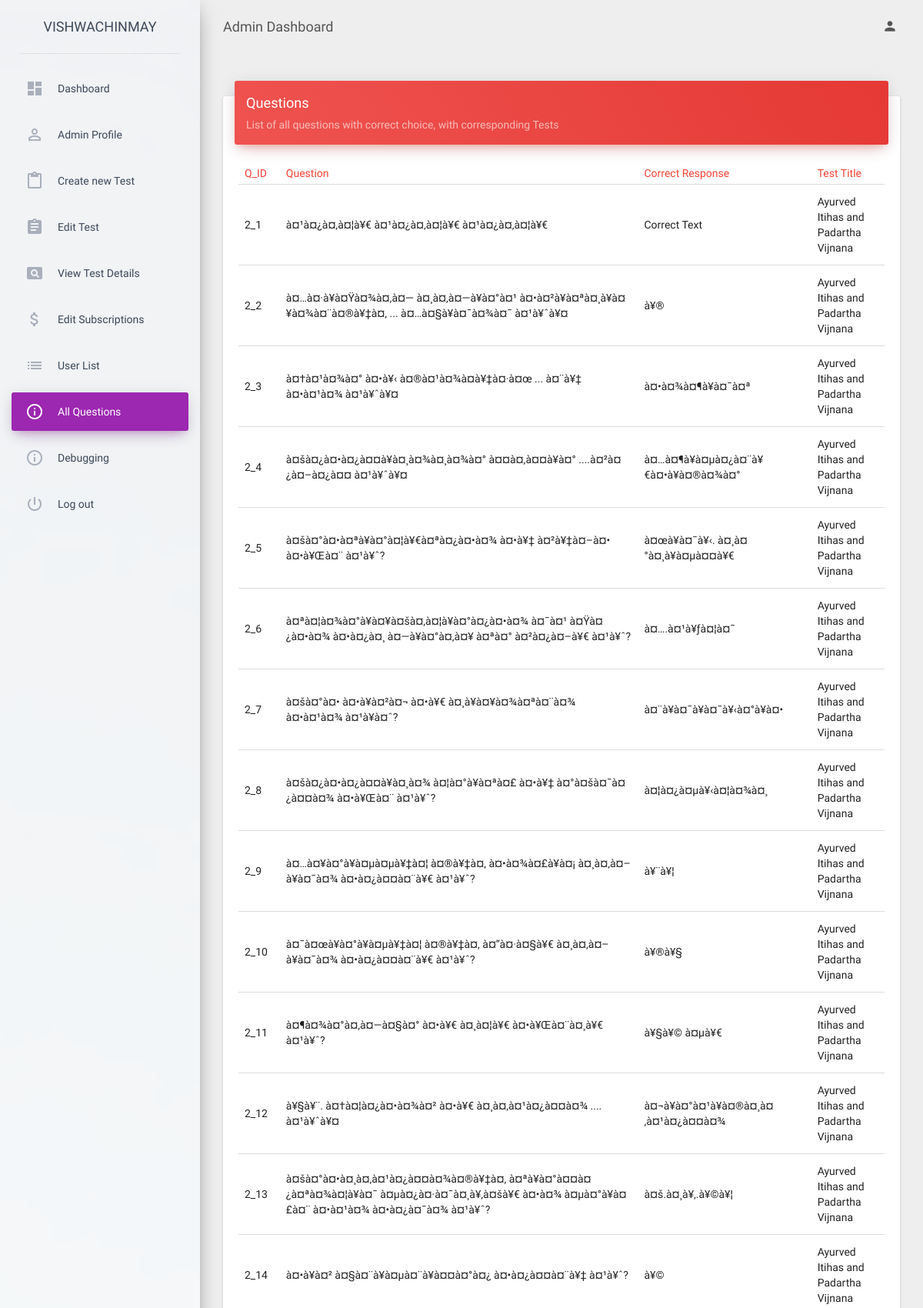
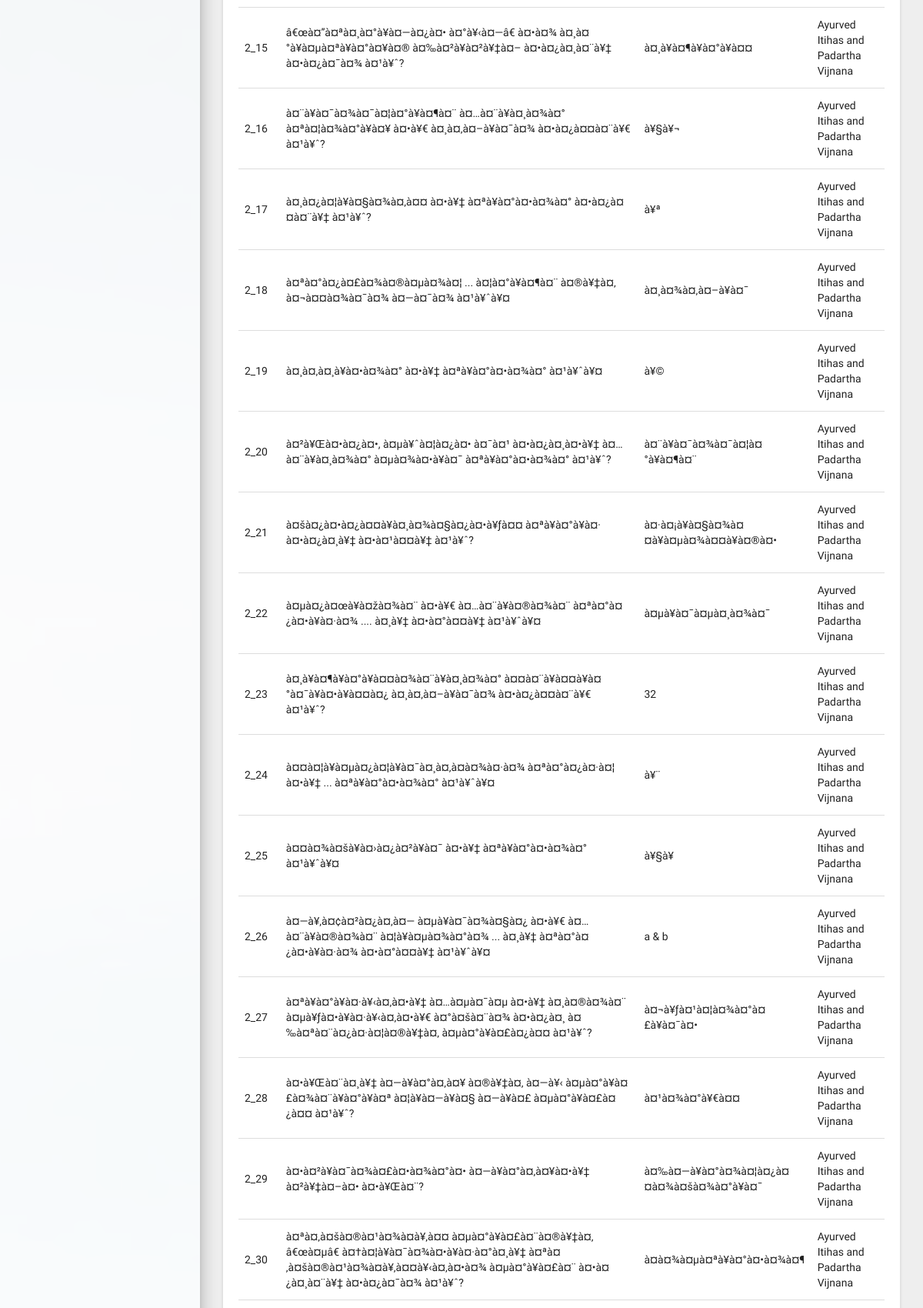
Screenshot of /admin/admin_home/questions.php (signed in, upper part) with the database file from the repository (2 pictures, top to bottom).
### tables this page shows
CREATE TABLE IF NOT EXISTS `questions` (
  `question_title` longtext NOT NULL,
  `opt_A` varchar(128) NOT NULL,
  `opt_B` varchar(128) NOT NULL,
  `opt_C` varchar(128) NOT NULL,
  `opt_D` varchar(128) NOT NULL,
  `correct_choice_text` varchar(128) NOT NULL,
  `correct_choice_index` varchar(4) NOT NULL DEFAULT '',
  `ans_description` varchar(256) NOT NULL,
  `q_id` varchar(11) NOT NULL,
  `test_title` varchar(256) NOT NULL,
  `id_no` int(10) NOT NULL AUTO_INCREMENT,
  `sr_no` int(11) DEFAULT NULL,
  PRIMARY KEY (`id_no`)
);

### admin/admin_home/helpers/admin_sql_functions.php (the view, shortened to what this page needs)
<?php
    function getAllQuestions($conn, $limit){
        $sql = mysqli_query($conn,"SELECT * FROM questions ORDER BY test_title LIMIT $limit");
        if (mysqli_num_rows($sql) > -1) {
            while ($row = mysqli_fetch_assoc($sql)) {
                echo '<tr>';
                echo '<td>' .$row['q_id']. '</td>';
                echo '<td>' .$row['question_title']. '</td>';
                echo '<td>' .$row['correct_choice_text']. '</td>';
                echo '<td>' .$row['test_title']. '</td>';
                echo '</tr>';
            }
        }
    }
?>

### rows the page displays
questions: q "2_1", question_title "à¤¹à¤¿à¤‚à¤¦à¥€ à¤¹à¤¿à¤‚à¤¦à¥€ à¤¹à¤¿à¤‚à¤¦à¥€", correct_choice_text "Correct Text", test_title "Ayurved Itihas and Padartha Vijnana"
questions: q "2_2", question_title "à¤…à¤·à¥à¤Ÿà¤¾à¤‚à¤— à¤¸à¤‚à¤—à¥à¤°à¤¹ à¤•à¤²à¥à¤ªà¤¸à¥à¤¥à¤¾à¤¨à¤®à¥‡à¤‚ ... à¤…à¤§à¥à¤¯à¤¾à¤¯ à¤¹à¥ˆà¥¤", correct_choice_text "à¥®", test_title "Ayurved Itihas and Padartha Vijnana"
questions: q "2_3", question_title "à¤†à¤¹à¤¾à¤° à¤•à¥‹ à¤®à¤¹à¤¾à¤­à¥‡à¤·à¤œ ... à¤¨à¥‡ à¤•à¤¹à¤¾ à¤¹à¥ˆà¥¤", correct_choice_text "à¤•à¤¾à¤¶à¥à¤¯à¤ª", test_title "Ayurved Itihas and Padartha Vijnana"
questions: q "2_4", question_title "à¤šà¤¿à¤•à¤¿à¤¤à¥à¤¸à¤¾à¤¸à¤¾à¤° à¤¤à¤‚à¤¤à¥à¤° ....à¤²à¤¿à¤–à¤¿à¤¤ à¤¹à¥ˆà¥¤", correct_choice_text "à¤…à¤¶à¥à¤µà¤¿à¤¨à¥€à¤•à¥à¤®à¤¾à¤°", test_title "Ayurved Itihas and Padartha Vijnana"
questions: q "2_5", question_title "à¤šà¤°à¤•à¤ªà¥à¤°à¤¦à¥€à¤ªà¤¿à¤•à¤¾ à¤•à¥‡ à¤²à¥‡à¤–à¤• à¤•à¥Œà¤¨ à¤¹à¥ˆ?", correct_choice_text "à¤œà¥à¤¯à¥‹. à¤¸à¤°à¤¸à¥à¤µà¤¤à¥€", test_title "Ayurved Itihas and Padartha Vijnana"
questions: q "2_6", question_title "à¤ªà¤¦à¤¾à¤°à¥à¤¥à¤šà¤‚à¤¦à¥à¤°à¤¿à¤•à¤¾ à¤¯à¤¹ à¤Ÿà¤¿à¤•à¤¾ à¤•à¤¿à¤¸ à¤—à¥à¤°à¤‚à¤¥ à¤ªà¤° à¤²à¤¿à¤–à¥€ à¤¹à¥ˆ?", correct_choice_text "à¤….à¤¹à¥ƒà¤¦à¤¯", test_title "Ayurved Itihas and Padartha Vijnana"
questions: q "2_7", question_title "à¤šà¤°à¤• à¤•à¥à¤²à¤¬ à¤•à¥€ à¤¸à¥à¤¥à¤¾à¤ªà¤¨à¤¾ à¤•à¤¹à¤¾ à¤¹à¥à¤ˆ?", correct_choice_text "à¤¨à¥à¤¯à¥à¤¯à¥‹à¤°à¥à¤•", test_title "Ayurved Itihas and Padartha Vijnana"
questions: q "2_8", question_title "à¤šà¤¿à¤•à¤¿à¤¤à¥à¤¸à¤¾ à¤¦à¤°à¥à¤ªà¤£ à¤•à¥‡ à¤°à¤šà¤¯à¤¿à¤¤à¤¾ à¤•à¥Œà¤¨ à¤¹à¥ˆ?", correct_choice_text "à¤¦à¤¿à¤µà¥‹à¤¦à¤¾à¤¸", test_title "Ayurved Itihas and Padartha Vijnana"
questions: q "2_9", question_title "à¤…à¤¥à¤°à¥à¤µà¤µà¥‡à¤¦ à¤®à¥‡à¤‚ à¤•à¤¾à¤£à¥à¤¡ à¤¸à¤‚à¤–à¥à¤¯à¤¾ à¤•à¤¿à¤¤à¤¨à¥€ à¤¹à¥ˆ?", correct_choice_text "à¥¨à¥¦", test_title "Ayurved Itihas and Padartha Vijnana"
questions: q "2_10", question_title "à¤¯à¤œà¥à¤°à¥à¤µà¥‡à¤¦ à¤®à¥‡à¤‚ à¤”à¤·à¤§à¥€ à¤¸à¤‚à¤–à¥à¤¯à¤¾ à¤•à¤¿à¤¤à¤¨à¥€ à¤¹à¥ˆ?", correct_choice_text "à¥®à¥§", test_title "Ayurved Itihas and Padartha Vijnana"
questions: q "2_11", question_title "à¤¶à¤¾à¤°à¤‚à¤—à¤§à¤° à¤•à¥€ à¤¸à¤¦à¥€ à¤•à¥Œà¤¨à¤¸à¥€ à¤¹à¥ˆ?", correct_choice_text "à¥§à¥© à¤µà¥€", test_title "Ayurved Itihas and Padartha Vijnana"
questions: q "2_12", question_title "à¥§à¥¨. à¤†à¤¦à¤¿à¤•à¤¾à¤² à¤•à¥€ à¤¸à¤‚à¤¹à¤¿à¤¤à¤¾ .... à¤¹à¥ˆà¥¤", correct_choice_text "à¤¬à¥à¤°à¤¹à¥à¤®à¤¸à¤‚à¤¹à¤¿à¤¤à¤¾", test_title "Ayurved Itihas and Padartha Vijnana"
questions: q "2_13", question_title "à¤šà¤°à¤•à¤¸à¤‚à¤¹à¤¿à¤¤à¤¾à¤®à¥‡à¤‚ à¤ªà¥à¤°à¤¤à¤¿à¤ªà¤¾à¤¦à¥à¤¯ à¤µà¤¿à¤·à¤¯à¤¸à¥‚à¤šà¥€ à¤•à¤¾ à¤µà¤°à¥à¤£à¤¨ à¤•à¤¹à¤¾ à¤•à¤¿à¤¯à¤¾ à¤¹à¥ˆ?", correct_choice_text "à¤š.à¤¸à¥‚.à¥©à¥¦", test_title "Ayurved Itihas and Padartha Vijnana"
questions: q "2_14", question_title "à¤•à¥à¤² à¤§à¤¨à¥à¤µà¤¨à¥à¤¤à¤°à¤¿ à¤•à¤¿à¤¤à¤¨à¥‡ à¤¹à¥ˆ?", correct_choice_text "à¥©", test_title "Ayurved Itihas and Padartha Vijnana"
questions: q "2_15", question_title "â€œà¤”à¤ªà¤¸à¤°à¥à¤—à¤¿à¤• à¤°à¥‹à¤—â€ à¤•à¤¾ à¤¸à¤°à¥à¤µà¤ªà¥à¤°à¤¥à¤® à¤‰à¤²à¥à¤²à¥‡à¤– à¤•à¤¿à¤¸à¤¨à¥‡ à¤•à¤¿à¤¯à¤¾ à¤¹à¥ˆ?", correct_choice_text "à¤¸à¥à¤¶à¥à¤°à¥à¤¤", test_title "Ayurved Itihas and Padartha Vijnana"
questions: q "2_16", question_title "à¤¨à¥à¤¯à¤¾à¤¯à¤¦à¤°à¥à¤¶à¤¨ à¤…à¤¨à¥à¤¸à¤¾à¤° à¤ªà¤¦à¤¾à¤°à¥à¤¥ à¤•à¥€ à¤¸à¤‚à¤–à¥à¤¯à¤¾ à¤•à¤¿à¤¤à¤¨à¥€ à¤¹à¥ˆ?", correct_choice_text "à¥§à¥¬", test_title "Ayurved Itihas and Padartha Vijnana"
questions: q "2_17", question_title "à¤¸à¤¿à¤¦à¥à¤§à¤¾à¤‚à¤¤ à¤•à¥‡ à¤ªà¥à¤°à¤•à¤¾à¤° à¤•à¤¿à¤¤à¤¨à¥‡ à¤¹à¥ˆ?", correct_choice_text "à¥ª", test_title "Ayurved Itihas and Padartha Vijnana"
questions: q "2_18", question_title "à¤ªà¤°à¤¿à¤£à¤¾à¤®à¤µà¤¾à¤¦ ... à¤¦à¤°à¥à¤¶à¤¨ à¤®à¥‡à¤‚ à¤¬à¤¤à¤¾à¤¯à¤¾ à¤—à¤¯à¤¾ à¤¹à¥ˆà¥¤", correct_choice_text "à¤¸à¤¾à¤‚à¤–à¥à¤¯", test_title "Ayurved Itihas and Padartha Vijnana"
questions: q "2_19", question_title "à¤¸à¤‚à¤¸à¥à¤•à¤¾à¤° à¤•à¥‡ à¤ªà¥à¤°à¤•à¤¾à¤° à¤¹à¥ˆà¥¤", correct_choice_text "à¥©", test_title "Ayurved Itihas and Padartha Vijnana"
questions: q "2_20", question_title "à¤²à¥Œà¤•à¤¿à¤•, à¤µà¥ˆà¤¦à¤¿à¤• à¤¯à¤¹ à¤•à¤¿à¤¸à¤•à¥‡ à¤…à¤¨à¥à¤¸à¤¾à¤° à¤µà¤¾à¤•à¥à¤¯ à¤ªà¥à¤°à¤•à¤¾à¤° à¤¹à¥ˆ?", correct_choice_text "à¤¨à¥à¤¯à¤¾à¤¯à¤¦à¤°à¥à¤¶à¤¨", test_title "Ayurved Itihas and Padartha Vijnana"
questions: q "2_21", question_title "à¤šà¤¿à¤•à¤¿à¤¤à¥à¤¸à¤¾à¤§à¤¿à¤•à¥ƒà¤¤ à¤ªà¥à¤°à¥à¤· à¤•à¤¿à¤¸à¥‡ à¤•à¤¹à¤¤à¥‡ à¤¹à¥ˆ?", correct_choice_text "à¤·à¤¡à¥à¤§à¤¾à¤¤à¥à¤µà¤¾à¤¤à¥à¤®à¤•", test_title "Ayurved Itihas and Padartha Vijnana"
questions: q "2_22", question_title "à¤µà¤¿à¤œà¥à¤žà¤¾à¤¨ à¤•à¥€ à¤…à¤¨à¥à¤®à¤¾à¤¨ à¤ªà¤°à¤¿à¤•à¥à¤·à¤¾ .... à¤¸à¥‡ à¤•à¤°à¤¤à¥‡ à¤¹à¥ˆà¥¤", correct_choice_text "à¤µà¥à¤¯à¤µà¤¸à¤¾à¤¯", test_title "Ayurved Itihas and Padartha Vijnana"
questions: q "2_23", question_title "à¤¸à¥à¤¶à¥à¤°à¥à¤¤à¤¾à¤¨à¥à¤¸à¤¾à¤° à¤¤à¤¨à¥à¤¤à¥à¤°à¤¯à¥à¤•à¥à¤¤à¤¿ à¤¸à¤‚à¤–à¥à¤¯à¤¾ à¤•à¤¿à¤¤à¤¨à¥€ à¤¹à¥ˆ?", correct_choice_text "32", test_title "Ayurved Itihas and Padartha Vijnana"
questions: q "2_24", question_title "à¤¤à¤¦à¥à¤µà¤¿à¤¦à¥à¤¯à¤¸à¤‚à¤­à¤¾à¤·à¤¾ à¤ªà¤°à¤¿à¤·à¤¦ à¤•à¥‡ ... à¤ªà¥à¤°à¤•à¤¾à¤° à¤¹à¥ˆà¥¤", correct_choice_text "à¥¨", test_title "Ayurved Itihas and Padartha Vijnana"
questions: q "2_25", question_title "à¤¤à¤¾à¤šà¥à¤›à¤¿à¤²à¥à¤¯ à¤•à¥‡ à¤ªà¥à¤°à¤•à¤¾à¤° à¤¹à¥ˆà¥¤", correct_choice_text "à¥§à¥­", test_title "Ayurved Itihas and Padartha Vijnana"
questions: q "2_26", question_title "à¤—à¥‚à¤¢à¤²à¤¿à¤‚à¤— à¤µà¥à¤¯à¤¾à¤§à¤¿ à¤•à¥€ à¤…à¤¨à¥à¤®à¤¾à¤¨ à¤¦à¥à¤µà¤¾à¤°à¤¾ ... à¤¸à¥‡ à¤ªà¤°à¤¿à¤•à¥à¤·à¤¾ à¤•à¤°à¤¤à¥‡ à¤¹à¥ˆà¥¤", correct_choice_text "a & b", test_title "Ayurved Itihas and Padartha Vijnana"
questions: q "2_27", question_title "à¤ªà¥à¤°à¥à¤·à¥‹à¤‚à¤•à¥‡ à¤…à¤µà¤¯à¤µ à¤•à¥‡ à¤¸à¤®à¤¾à¤¨ à¤µà¥ƒà¤•à¥à¤·à¥‹à¤‚à¤•à¥€ à¤°à¤šà¤¨à¤¾ à¤•à¤¿à¤¸ à¤‰à¤ªà¤¨à¤¿à¤·à¤¦à¤®à¥‡à¤‚ à¤µà¤°à¥à¤£à¤¿à¤¤ à¤¹à¥ˆ?", correct_choice_text "à¤¬à¥ƒà¤¹à¤¦à¤¾à¤°à¤£à¥à¤¯à¤•", test_title "Ayurved Itihas and Padartha Vijnana"
questions: q "2_28", question_title "à¤•à¥Œà¤¨à¤¸à¥‡ à¤—à¥à¤°à¤‚à¤¥ à¤®à¥‡à¤‚ à¤—à¥‹ à¤µà¤°à¥à¤£à¤¾à¤¨à¥à¤°à¥à¤ª à¤¦à¥à¤—à¥à¤§ à¤—à¥à¤£ à¤µà¤°à¥à¤£à¤¿à¤¤ à¤¹à¥ˆ?", correct_choice_text "à¤¹à¤¾à¤°à¥€à¤¤", test_title "Ayurved Itihas and Padartha Vijnana"
questions: q "2_29", question_title "à¤•à¤²à¥à¤¯à¤¾à¤£à¤•à¤¾à¤°à¤• à¤—à¥à¤°à¤‚à¤¥à¤•à¥‡ à¤²à¥‡à¤–à¤• à¤•à¥Œà¤¨?", correct_choice_text "à¤‰à¤—à¥à¤°à¤¾à¤¦à¤¿à¤¤à¤¾à¤šà¤¾à¤°à¥à¤¯", test_title "Ayurved Itihas and Padartha Vijnana"
questions: q "2_30", question_title "à¤ªà¤‚à¤šà¤®à¤¹à¤¾à¤­à¥‚à¤¤ à¤µà¤°à¥à¤£à¤¨à¤®à¥‡à¤‚ â€œà¤µâ€ à¤†à¤¦à¥à¤¯à¤¾à¤•à¥à¤·à¤°à¤¸à¥‡ à¤ªà¤‚à¤šà¤®à¤¹à¤¾à¤­à¥‚à¤¤à¥‹à¤‚à¤•à¤¾ à¤µà¤°à¥à¤£à¤¨ à¤•à¤¿à¤¸à¤¨à¥‡ à¤•à¤¿à¤¯à¤¾ à¤¹à¥ˆ?", correct_choice_text "à¤­à¤¾à¤µà¤ªà¥à¤°à¤•à¤¾à¤¶", test_title "Ayurved Itihas and Padartha Vijnana"
